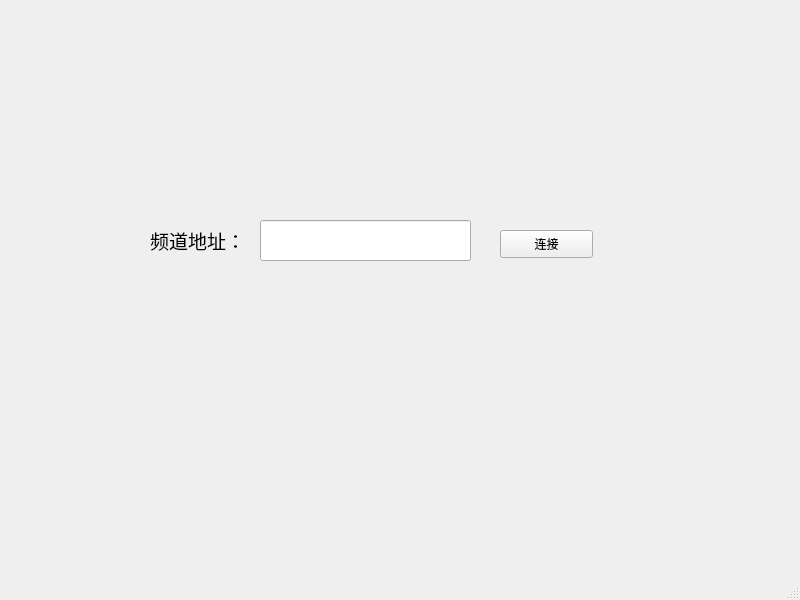
<?xml version="1.0" encoding="UTF-8"?>
<ui version="4.0">
 <class>MainWindow</class>
 <widget class="QMainWindow" name="MainWindow">
  <property name="geometry">
   <rect>
    <x>0</x>
    <y>0</y>
    <width>800</width>
    <height>600</height>
   </rect>
  </property>
  <property name="windowTitle">
   <string>MainWindow</string>
  </property>
  <widget class="QWidget" name="centralwidget">
   <widget class="QPushButton" name="UI_ConnectChannel">
    <property name="geometry">
     <rect>
      <x>500</x>
      <y>230</y>
      <width>93</width>
      <height>28</height>
     </rect>
    </property>
    <property name="text">
     <string>连接</string>
    </property>
   </widget>
   <widget class="QLineEdit" name="UI_ChannelName">
    <property name="geometry">
     <rect>
      <x>260</x>
      <y>220</y>
      <width>211</width>
      <height>41</height>
     </rect>
    </property>
   </widget>
   <widget class="QLabel" name="UI_ChannelAddr">
    <property name="geometry">
     <rect>
      <x>150</x>
      <y>220</y>
      <width>101</width>
      <height>41</height>
     </rect>
    </property>
    <property name="font">
     <font>
      <pointsize>14</pointsize>
     </font>
    </property>
    <property name="text">
     <string>频道地址：</string>
    </property>
   </widget>
  </widget>
  <widget class="QMenuBar" name="menubar">
   <property name="geometry">
    <rect>
     <x>0</x>
     <y>0</y>
     <width>800</width>
     <height>26</height>
    </rect>
   </property>
  </widget>
  <widget class="QStatusBar" name="statusbar"/>
 </widget>
 <resources/>
 <connections/>
</ui>
